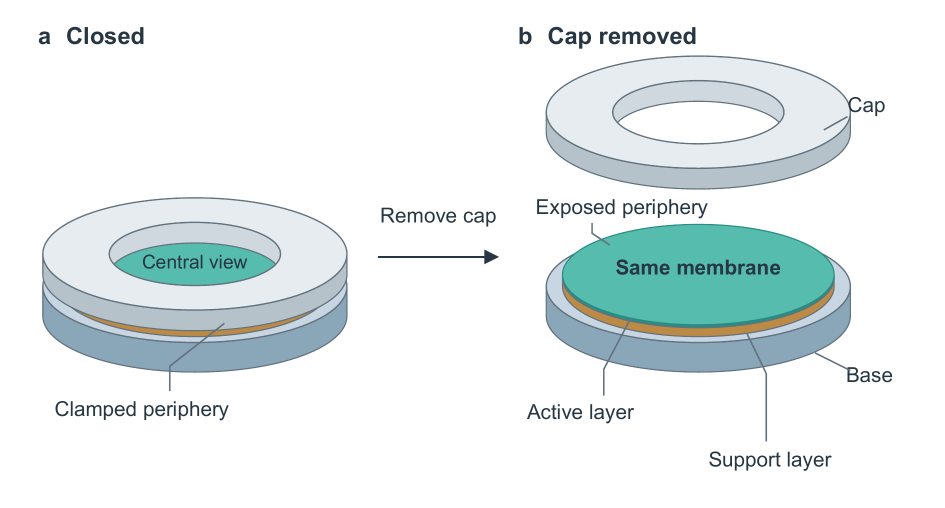
#> input picture examples/membrane-observation/previous.png, 1890 x 1016 px (shown at 1/2 size)
$ python -i build_document.py   (imports and definitions only)
#> lines starting #> are read from the running program, lines starting #| are printed output that depends on the picture
"""Common typography for all trial conditions; does not edit their wording."""
from pathlib import Path
import argparse, json, re, hashlib
from docx import Document
from docx.shared import Mm, Pt, RGBColor
from docx.enum.text import WD_ALIGN_PARAGRAPH
from docx.oxml import OxmlElement
from docx.oxml.ns import qn

def blocks(text):
    lines=text.splitlines(); result=[]; i=0
    while i<len(lines):
        s=lines[i].strip()
        if not s:i+=1;continue
        if s.startswith('|'):
            rows=[]
            while i<len(lines) and lines[i].strip().startswith('|'):
                cells=[v.strip() for v in lines[i].strip().strip('|').split('|')]
                if not all(re.fullmatch(r':?-{2,}:?',v or '?') for v in cells):rows.append(cells)
                i+=1
            assert rows and all(len(r)==len(rows[0]) for r in rows), rows
            result.append(('table',rows));continue
        if s.startswith('#'):
            m=re.match(r'^(#{1,3})\s+(.+)',s);assert m,s
            result.append(('h'+str(len(m[1])),m[2]));i+=1;continue
        if s.startswith('Equation:'):
            result.append(('math',s.removeprefix('Equation:').strip()));i+=1;continue
        if s.startswith(('```','$$','![')):
            raise ValueError('Use the documented plain math/Markdown subset; unsupported block: '+s)
        para=[s];i+=1
        while i<len(lines) and lines[i].strip() and not lines[i].lstrip().startswith(('#','|','Equation:')):
            para.append(lines[i].strip());i+=1
        result.append(('p',' '.join(para)))
    return result

def plain(s):
    s=re.sub(r'\*\*(.+?)\*\*',r'\1',s)
    s=re.sub(r'\*([^*]+)\*',r'\1',s)
    return re.sub(r'`([^`]+)`',r'\1',s)
def inline(p,s,yellow=False):
    for token in re.split(r'(\*\*[^*]+\*\*|\*[^*]+\*|`[^`]+`)',s):
        if not token:continue
        r=p.add_run(token.strip('*`') if token.startswith(('*','`')) else token)
        if token.startswith('**'):r.bold=True
        elif token.startswith('*'):r.italic=True
        if yellow:
            h=OxmlElement('w:highlight');h.set(qn('w:val'),'yellow');r._element.get_or_add_rPr().append(h)

def build(source,out,base=None,review=False,figures=None,font=None,font_bold=None,compact=False):
    if out.exists():raise FileExistsError('Use a new output path: '+str(out))
    if not font or not font_bold:raise ValueError('Provide --font and --font-bold for actual table text measurement')
    bs=blocks(source.read_text(encoding='utf8'))
    old={plain(str(x)) for k,x in blocks(base.read_text(encoding='utf8')) if k!='table'} if base else set()
    d=Document(); sec=d.sections[0]
    sec.page_width=Mm(210);sec.page_height=Mm(297)
    sec.left_margin=sec.right_margin=Mm(22);sec.top_margin=Mm(21);sec.bottom_margin=Mm(20)
    table_width=166  # Fit complete table identifiers and header words at 9.5 pt.
    for name,size in [('Normal',11),('Title',16),('Heading 1',12.5),('Heading 2',11.5),('Caption',10)]:
        st=d.styles[name];st.font.name='Times New Roman';st.font.size=Pt(size);st.font.color.rgb=RGBColor(0,0,0)
        fonts=st._element.get_or_add_rPr().get_or_add_rFonts()
        fonts.set(qn('w:eastAsia'),'Microsoft YaHei')
        for attr in ['asciiTheme','hAnsiTheme','eastAsiaTheme','cstheme']:
            fonts.attrib.pop(qn('w:'+attr),None)
        st.paragraph_format.line_spacing=1.10 if compact else 1.12
        st.paragraph_format.space_after=Pt(5 if compact else 6)
        st.paragraph_format.widow_control=True
        if name!='Normal':st.paragraph_format.keep_with_next=True
        for node in list(st._element.xpath('.//w:pBdr')):node.getparent().remove(node)
    d.styles['Title'].paragraph_format.space_after=Pt(12)
    d.styles['Caption'].font.bold=False
    d.styles['Caption'].font.italic=False
    for n in ['Heading 1','Heading 2']:d.styles[n].paragraph_format.space_before=Pt(10)
    h=sec.header.paragraphs[0];h.text='Synthetic research example — no real measurements';h.style='Caption'
    for r in h.runs:r.font.size=Pt(8.5);r.font.color.rgb=RGBColor.from_string('666666')
    f=sec.footer.paragraphs[0];f.alignment=WD_ALIGN_PARAGRAPH.CENTER
    field=OxmlElement('w:fldSimple');field.set(qn('w:instr'),'PAGE');f._p.append(field)
    changed=[]
    for j,(kind,value) in enumerate(bs):
        yellow=review and kind not in ('table','math') and plain(str(value)) not in old
        if kind=='table':
            t=d.add_table(rows=1,cols=len(value[0]));t.autofit=False
            chars=[max(len(plain(r[c])) for r in value) for c in range(len(value[0]))]
            weights=[min(32,max(10,n)) for n in chars];total=sum(weights)
            widths=[table_width*w/total for w in weights]
            if len(value[0])>8:
                from PIL import ImageFont
                face=ImageFont.truetype(str(font),38)
                bold=ImageFont.truetype(str(font_bold),38)
                minimum=[max([bold.getlength(s) for s in plain(value[0][c]).split()]+[face.getlength(s) for row in value[1:] for s in plain(row[c]).split()])*25.4/288+1.2 for c in range(len(value[0]))]
                body_min=[max(face.getlength(s) for row in value[1:] for s in plain(row[c]).split())*25.4/288+1.2 for c in range(len(value[0]))]
                if sum(body_min)>table_width:
                    raise ValueError('The data cannot fit at 9.5 pt with intact numeric tokens; redesign its column groups instead of shrinking text.')
                if sum(minimum)<=table_width:
                    widths=[w+(table_width-sum(minimum))/len(minimum) for w in minimum]
                else:
                    # Let words in the header wrap; never cut numeric data to fit.
                    fraction=(table_width-sum(body_min))/(sum(minimum)-sum(body_min))
                    widths=[b+(m-b)*fraction for b,m in zip(body_min,minimum)]
            else:
                # Small tables also need measured token widths. Character
                # counts alone split headers such as "Condition" mid-word.
                from PIL import ImageFont
                face=ImageFont.truetype(str(font),38)
                bold=ImageFont.truetype(str(font_bold),38)
                # These cells retain Word's standard left/right padding.
                minimum=[max([bold.getlength(s) for s in plain(value[0][c]).split()]+[face.getlength(s) for row in value[1:] for s in plain(row[c]).split()])*25.4/288+4.0 for c in range(len(value[0]))]
                if sum(minimum)>table_width:
                    raise ValueError('Table tokens do not fit at 9.5 pt with normal cell padding; revise column grouping.')
                widths=[m+(table_width-sum(minimum))*w/total for m,w in zip(minimum,weights)]
            for c,w in enumerate(widths):t.columns[c].width=Mm(w)
            pr=t._tbl.tblPr; borders=OxmlElement('w:tblBorders')
            for side in ['top','bottom','left','right','insideH','insideV']:
                edge=OxmlElement('w:'+side);edge.set(qn('w:val'),'single');edge.set(qn('w:sz'),'4');edge.set(qn('w:color'),'D9D9D9');borders.append(edge)
            pr.append(borders)
            for ri,row in enumerate(value):
                cells=t.rows[0].cells if ri==0 else t.add_row().cells
                trpr=cells[0]._tc.getparent().get_or_add_trPr()
                nosplit=OxmlElement('w:cantSplit');trpr.append(nosplit)
                if ri==0:trpr.append(OxmlElement('w:tblHeader'))
                for ci,s in enumerate(row):
                    cell=cells[ci];p=cell.paragraphs[0];p.paragraph_format.space_before=Pt(4);p.paragraph_format.space_after=Pt(4);p.paragraph_format.line_spacing=1.02
                    cell.width=Mm(widths[ci])
                    # Preserve adjacent repeated-key comparison groups across a page break.
                    # Unique first-column values do not create an arbitrary whole-table keep chain.
                    p.paragraph_format.keep_with_next=ri==0 or (ri+1<len(value) and value[ri][0]==value[ri+1][0])
                    numeric=bool(re.fullmatch(r'[\d.,%+−\-–/ ()]+',plain(s)))
                    p.alignment=WD_ALIGN_PARAGRAPH.RIGHT if numeric and ri else WD_ALIGN_PARAGRAPH.LEFT
                    inline(p,s)
                    for run in p.runs:run.font.size=Pt(9.5);run.bold=ri==0
                    tcpr=cell._tc.get_or_add_tcPr();va=OxmlElement('w:vAlign');va.set(qn('w:val'),'center');tcpr.append(va)
                    # Retain table font size while preventing identifiers/numbers from
                    # losing most of their width to Word's default cell padding.
                    if len(row)>8:
                        mar=OxmlElement('w:tcMar')
                        for side in ['left','right']:
                            edge=OxmlElement('w:'+side);edge.set(qn('w:w'),'30');edge.set(qn('w:type'),'dxa');mar.append(edge)
                        tcpr.append(mar)
                        if ri and re.fullmatch(r'[\d.eE+−\-]+',plain(s)):
                            tcpr.append(OxmlElement('w:noWrap'))
                    if ri==0:shade=OxmlElement('w:shd');shade.set(qn('w:fill'),'EDF0F3');tcpr.append(shade)
            p=d.add_paragraph();p.paragraph_format.space_after=Pt(0);p.paragraph_format.space_before=Pt(0);p.paragraph_format.line_spacing=1;p.add_run().font.size=Pt(3)
            continue
        if kind=='math':
            p=d.add_paragraph();p.alignment=WD_ALIGN_PARAGRAPH.CENTER
            p.paragraph_format.keep_with_next = j + 1 < len(bs) and bs[j + 1][0] == 'math'
            obj=OxmlElement('m:oMath');run=OxmlElement('m:r')
            # The inputs use explicit linear notation. Preserve it as math text;
            # LibreOffice otherwise reparses "abs(...)" into broken delimiters.
            props=OxmlElement('m:rPr');props.append(OxmlElement('m:nor'));run.append(props)
            txt=OxmlElement('m:t');txt.text=value;run.append(txt);obj.append(run);p._p.append(obj)
            continue
        style={'h1':'Title','h2':'Heading 1','h3':'Heading 2'}.get(kind,'Caption' if re.match(r'^(Table|Figure) \d+[.:]\s',plain(value)) else 'Normal')
        p=d.add_paragraph(style=style);inline(p,value,yellow)
        if yellow:changed.append({'block':j,'kind':kind,'text':value,'mark':'whole rewritten/reorganized block, not a word-level redline'})
    bound=[]
    for item in figures or []:
        found=[p for p in d.paragraphs if p.text==item['caption']]
        if len(found)!=1:raise ValueError('Expected one exact figure caption: '+item['caption'])
        caption=found[0];caption.paragraph_format.keep_with_next=False
        pic=d.add_paragraph();pic.alignment=WD_ALIGN_PARAGRAPH.CENTER;pic.paragraph_format.keep_with_next=True
        pic.paragraph_format.space_after=Pt(4)
        asset=Path(item['asset']);width=float(item.get('width_mm',160))
        pic.add_run().add_picture(str(asset),width=Mm(width))
        caption._p.addprevious(pic._p)
        bound.append({'asset':str(asset),'sha256':hashlib.sha256(asset.read_bytes()).hexdigest(),'width_mm':width,'caption':caption.text})
    out.parent.mkdir(parents=True,exist_ok=True);d.save(out)
    receipt={'source':str(source),'source_sha256':hashlib.sha256(source.read_bytes()).hexdigest(),'output':str(out),'output_sha256':hashlib.sha256(out.read_bytes()).hexdigest(),'shared_typography':True,'compact_spacing':compact,'text_rewriting_by_renderer':False,'yellow_scope':'New or rewritten text blocks relative to the supplied baseline; unchanged math/tables and pure moves not highlighted. Not native tracked changes.','changed_blocks':changed,'blocks':len(bs),'figures':bound}
    out.with_suffix('.build.json').write_text(json.dumps(receipt,ensure_ascii=False,indent=2),encoding='utf8')
    print(json.dumps({k:receipt[k] for k in ['output','output_sha256','blocks']}))

# [5 lines not run here, left out]

>>> import cv2
>>> picture = cv2.imread('../membrane-observation/previous.png', cv2.IMREAD_GRAYSCALE)
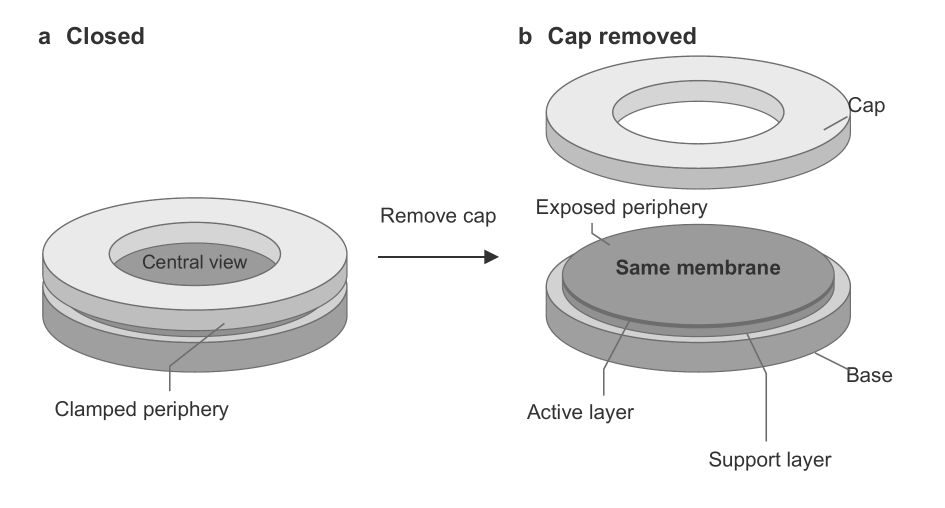
#> picture: shape (1016, 1890) (shown at 1/2 size); min 50, max 255, mean 236
>>> result = build(picture, 'out.png')
#> (the run stopped early here; a loop or call above may not have finished)
